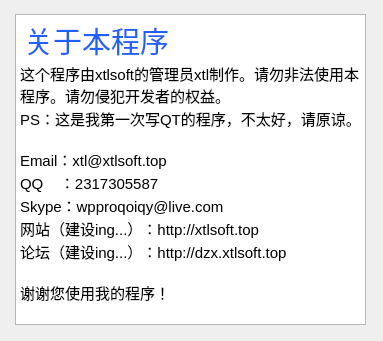
<?xml version="1.0" encoding="UTF-8"?>
<ui version="4.0">
 <class>about</class>
 <widget class="QWidget" name="about">
  <property name="geometry">
   <rect>
    <x>0</x>
    <y>0</y>
    <width>383</width>
    <height>341</height>
   </rect>
  </property>
  <property name="minimumSize">
   <size>
    <width>383</width>
    <height>341</height>
   </size>
  </property>
  <property name="maximumSize">
   <size>
    <width>383</width>
    <height>341</height>
   </size>
  </property>
  <property name="windowTitle">
   <string>关于</string>
  </property>
  <property name="windowIcon">
   <iconset resource="nat123_install.qrc">
    <normaloff>:/images/source/install.png</normaloff>:/images/source/install.png</iconset>
  </property>
  <widget class="QTextBrowser" name="textBrowser">
   <property name="geometry">
    <rect>
     <x>15</x>
     <y>14</y>
     <width>351</width>
     <height>311</height>
    </rect>
   </property>
   <property name="html">
    <string>&lt;!DOCTYPE HTML PUBLIC &quot;-//W3C//DTD HTML 4.0//EN&quot; &quot;http://www.w3.org/TR/REC-html40/strict.dtd&quot;&gt;
&lt;html&gt;&lt;head&gt;&lt;meta name=&quot;qrichtext&quot; content=&quot;1&quot; /&gt;&lt;style type=&quot;text/css&quot;&gt;
p, li { white-space: pre-wrap; }
&lt;/style&gt;&lt;/head&gt;&lt;body style=&quot; font-family:'Ubuntu'; font-size:11pt; font-weight:400; font-style:normal;&quot;&gt;
&lt;p style=&quot; margin-top:0px; margin-bottom:0px; margin-left:0px; margin-right:0px; -qt-block-indent:0; text-indent:0px;&quot;&gt;&lt;img src=&quot;:/images/source/icon.ico&quot; /&gt; &lt;span style=&quot; font-size:22pt; color:#1f60f9;&quot;&gt;关于本程序&lt;/span&gt;&lt;/p&gt;
&lt;p style=&quot; margin-top:0px; margin-bottom:0px; margin-left:0px; margin-right:0px; -qt-block-indent:0; text-indent:0px;&quot;&gt;这个程序由xtlsoft的管理员xtl制作。请勿非法使用本程序。请勿侵犯开发者的权益。&lt;/p&gt;
&lt;p style=&quot; margin-top:0px; margin-bottom:0px; margin-left:0px; margin-right:0px; -qt-block-indent:0; text-indent:0px;&quot;&gt;PS：这是我第一次写QT的程序，不太好，请原谅。&lt;/p&gt;
&lt;p style=&quot;-qt-paragraph-type:empty; margin-top:0px; margin-bottom:0px; margin-left:0px; margin-right:0px; -qt-block-indent:0; text-indent:0px;&quot;&gt;&lt;br /&gt;&lt;/p&gt;
&lt;p style=&quot; margin-top:0px; margin-bottom:0px; margin-left:0px; margin-right:0px; -qt-block-indent:0; text-indent:0px;&quot;&gt;Email：xtl@xtlsoft.top&lt;/p&gt;
&lt;p style=&quot; margin-top:0px; margin-bottom:0px; margin-left:0px; margin-right:0px; -qt-block-indent:0; text-indent:0px;&quot;&gt;QQ    ：2317305587&lt;/p&gt;
&lt;p style=&quot; margin-top:0px; margin-bottom:0px; margin-left:0px; margin-right:0px; -qt-block-indent:0; text-indent:0px;&quot;&gt;Skype：wpproqoiqy@live.com&lt;/p&gt;
&lt;p style=&quot; margin-top:0px; margin-bottom:0px; margin-left:0px; margin-right:0px; -qt-block-indent:0; text-indent:0px;&quot;&gt;网站（建设ing...）：http://xtlsoft.top&lt;/p&gt;
&lt;p style=&quot; margin-top:0px; margin-bottom:0px; margin-left:0px; margin-right:0px; -qt-block-indent:0; text-indent:0px;&quot;&gt;论坛（建设ing...）：http://dzx.xtlsoft.top&lt;/p&gt;
&lt;p style=&quot;-qt-paragraph-type:empty; margin-top:0px; margin-bottom:0px; margin-left:0px; margin-right:0px; -qt-block-indent:0; text-indent:0px;&quot;&gt;&lt;br /&gt;&lt;/p&gt;
&lt;p style=&quot; margin-top:0px; margin-bottom:0px; margin-left:0px; margin-right:0px; -qt-block-indent:0; text-indent:0px;&quot;&gt;谢谢您使用我的程序！&lt;/p&gt;&lt;/body&gt;&lt;/html&gt;</string>
   </property>
  </widget>
 </widget>
 <resources>
  <include location="nat123_install.qrc"/>
 </resources>
 <connections/>
</ui>
